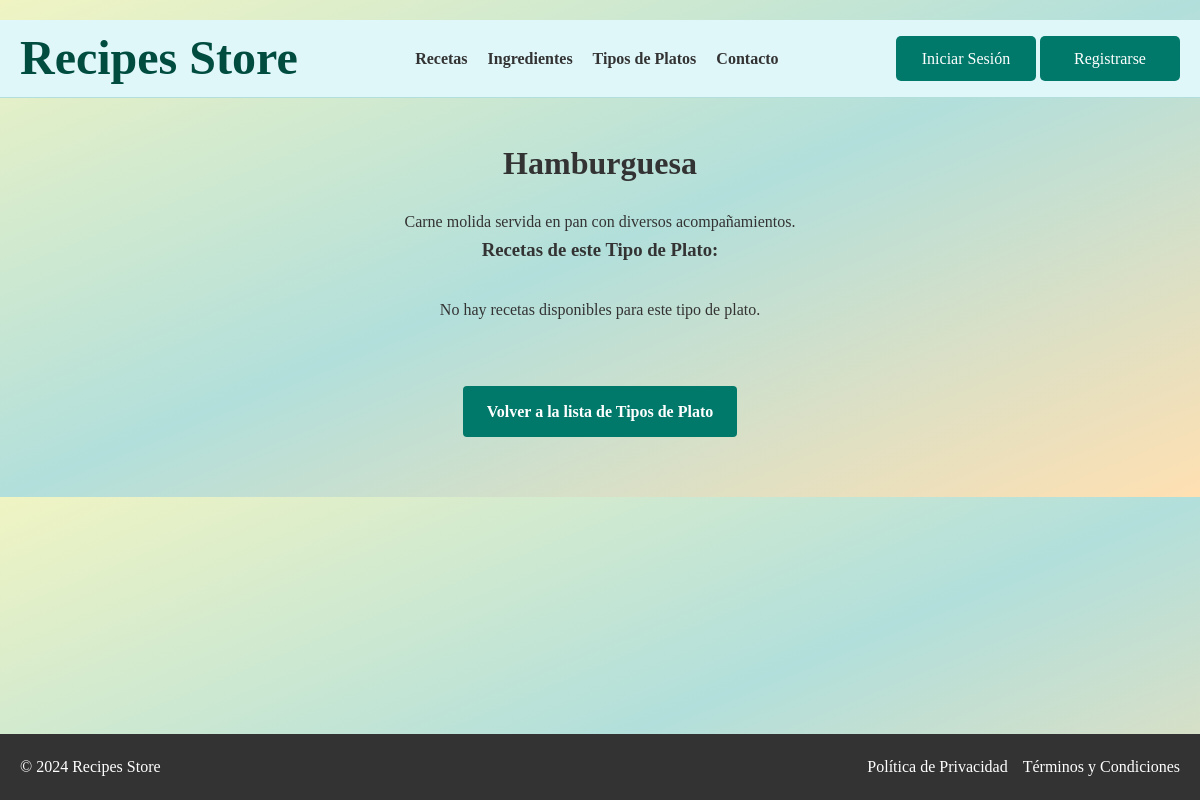
The app's page /tipos_plato/10/, older data.
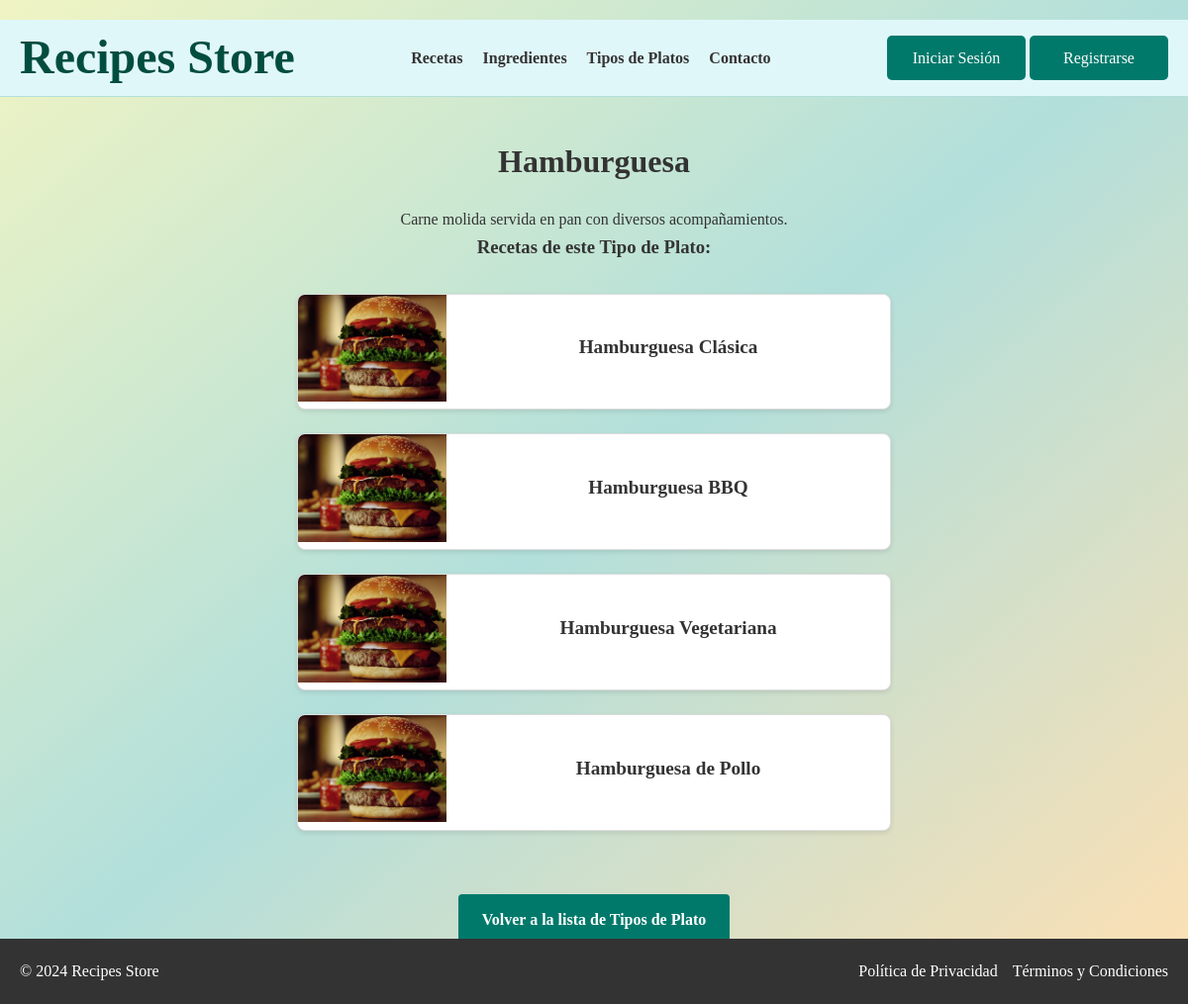
The same page, newer data.
### appRecetario/models.py (models this page shows, shortened)
class Receta(models.Model):
    nombre = models.CharField(max_length=100)
    tipo_plato = models.ForeignKey('TipoPlato', on_delete=models.CASCADE)
    ingredientes = models.TextField()
    imagen = models.ImageField(upload_to='recetas/', blank=True, null=True)

### appRecetario/views.py (the view)
# urls.py: path('tipos_plato/<int:id>/', views.detail_tipo_plato, name='detail_tipo_plato'),
def detail_tipo_plato(request, id):
    tipo_plato = get_object_or_404(TipoPlato, id=id)
    recetas = tipo_plato.receta_set.all()  # Obtiene las recetas asociadas al tipo de plato
    context = {
        'tipo_plato': tipo_plato,
        'recetas': recetas,
    }
    return render(request, 'tipos_plato/detail.html', context)

### appRecetario/templates/tipos_plato/detail.html (shortened to what this page needs)
{% extends 'base.html' %}
{% load static %}
{% block extrastyle %}
<link rel="stylesheet" href="{% static 'styleDetalles.css' %}">
{% endblock %}
{% block contenido %}
<h2>{{ tipo_plato.nombre }}</h2>
<p>{{ tipo_plato.descripcion }}</p>
<h3>Recetas de este Tipo de Plato:</h3>
<div class="recipes-container">
    {% for receta in tipo_plato.receta_set.all %}
    <a href="{% url 'detail_receta' receta.id %}" class="recipe-card-rectangular">
        <div class="recipe-image-rectangular">
            {% if receta.imagen %}
                <img src="{{ receta.imagen.url }}" alt="{{ receta.nombre }}">
            {% else %}
                <img src="{% static 'images/default.jpg' %}" alt="Imagen no disponible">
            {% endif %}
        </div>
        <div class="recipe-text-rectangular">
            <h4>{{ receta.nombre }}</h4>
        </div>
    </a>
    {% empty %}
    <p>No hay recetas disponibles para este tipo de plato.</p>
    {% endfor %}
</div>
<a href="{% url 'list_tipos_plato' %}" class="btn-volver">Volver a la lista de Tipos de Plato</a>
{% endblock %}

Row changes from the older to the newer data that the page shows:
added Receta: imagen (picture), nombre "Hamburguesa Clásica"
added Receta: imagen (picture), nombre "Hamburguesa BBQ"
added Receta: imagen (picture), nombre "Hamburguesa Vegetariana"
added Receta: imagen (picture), nombre "Hamburguesa de Pollo"
Text that changed along with them:
text no longer shown: "No hay recetas disponibles para este tipo de plato."
